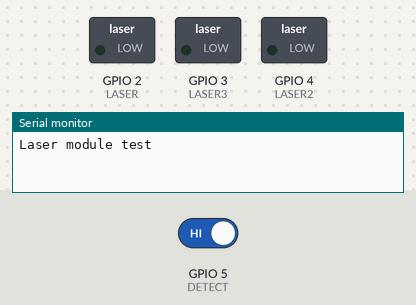
This sketch was run on a simulated ESP32. On the bench: switched loads named in the sketch (green lamp = pin HIGH), the last lines printed to the serial monitor. Inputs (shaded band) come from the test bench; at power-on: GPIO 5 (DETECT) HIGH. WiFi joins after 1.5 s; servers stay silent unless stated; no MQTT or app messages arrive unless stated.

Above: at 0.1 s.
At 4.7 s:
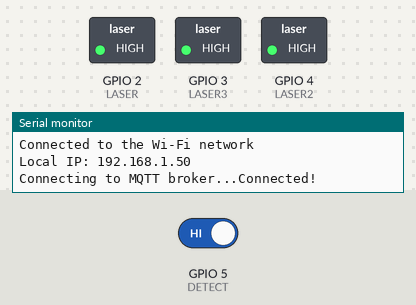
4.8 s: GPIO 5 (DETECT) driven LOW
Timing chart, 0 to 7.8 s (numbered marks = the images above; inputs shaded):
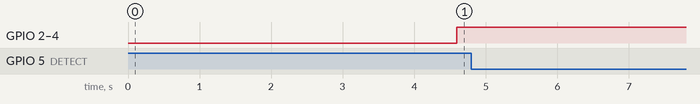

The sketch:

challenge2.ino
```cpp
#include <WiFi.h>
#include <PubSubClient.h>
#include <string.h>

// WiFi
const char *ssid = "WOT"; // Enter your WiFi name
const char *password = "enterthegame";  // Enter WiFi password

// MQTT Broker
const char *mqtt_broker = "192.168.50.128";
const int mqtt_port = 1883;

// Prop name
const String propName = "prop2";
const char *mqttPuzzleCompleteTopic = "prop2/puzzleComplete";
const char *mqttPuzzleCompleteMessage = "completed";

const char *mqttRestartArduinoTopic = "prop2/restartArduino";
const char *mqttRestartArduinoMessage = "restarted";

// Challenge
const int DETECT = 5;
const int LASER = 2;
const int LASER2 = 4;
const int LASER3 = 3;
const int resetPin = 7;

bool completed = false;

WiFiClient wifiClient;
PubSubClient mqttClient(wifiClient);

// WiFi setup
void setupWifi()
{
  WiFi.begin(ssid, password);
  while (WiFi.status() != WL_CONNECTED)
  {
    delay(500);
    Serial.println("Connecting to WiFi..");
  }

  Serial.println("Connected to the Wi-Fi network");
  Serial.print("Local IP: ");
  Serial.println(WiFi.localIP());
}

// Reset function
void (* resetFunc) (void) = 0; // Declare reset function @ address 0

// MQTT callback -> restart Arduino
void mqttCallback(char *topic, byte *payload, unsigned int length)
{
  if (strcmp(topic, mqttRestartArduinoTopic) == 0)
  {
    Serial.println("Restarting Arduino...");
    resetFunc(); // Reset the Arduino board
    delay(500); // Wait for the Arduino to restart
    Serial.println("Arduino restarted");
  }
}

// MQTT setup
void setupMQTT()
{
  mqttClient.setServer(mqtt_broker, mqtt_port);
  mqttClient.setCallback(mqttCallback);

  while (!mqttClient.connected())
  {
    Serial.print("Connecting to MQTT broker...");
    if (mqttClient.connect(propName.c_str()))
    {
      Serial.println("Connected!");
    }
    else
    {
      Serial.print("Failed with state ");
      Serial.println(mqttClient.state());
      delay(2000);
    }
  }

  mqttClient.subscribe(mqttPuzzleCompleteTopic);
  mqttClient.subscribe(mqttRestartArduinoTopic);
}


void setup()
{
  Serial.begin(9600);
  Serial.println("Laser module test");
  delay(2000);
	pinMode(DETECT, INPUT);
  pinMode(LASER, OUTPUT);
  pinMode(LASER2, OUTPUT);
  pinMode(LASER3, OUTPUT);

  // Set the reset function pointer
  resetFunc = (void (*)())0x00000000;

  setupWifi();
  setupMQTT();
}

void loop()
{
  mqttClient.loop();
  delay(1000);
  // turn the lasers on
  digitalWrite(LASER, HIGH);
  digitalWrite(LASER2, HIGH);
  digitalWrite(LASER3, HIGH);
  // read the sensor
	int detected = digitalRead(DETECT);
	delay(1000);
	if(detected == LOW && completed == false)
	{
    completed = true;
		Serial.println("Detected!");
    mqttClient.publish(mqttPuzzleCompleteTopic, mqttPuzzleCompleteMessage);
	} else {
		Serial.println("No Laser");
	}
}
```
